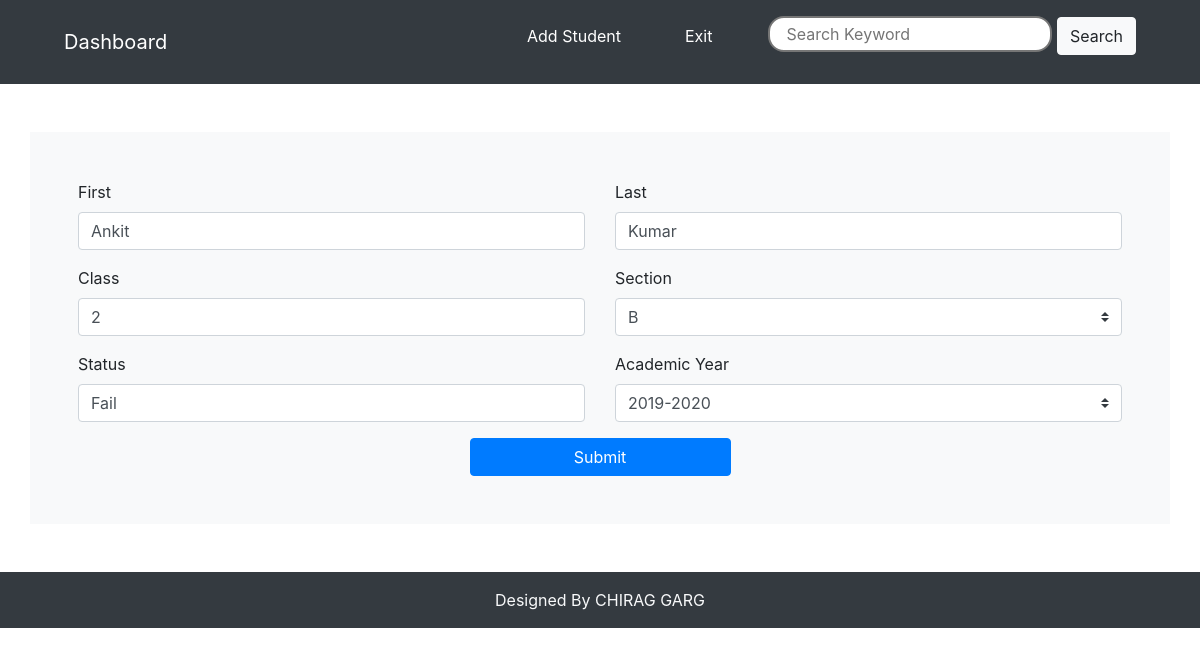
/all/update_student.php?student_id=42 (signed in), run on the app's committed database.
### tables this page shows
CREATE TABLE `student` (
  `student_id` int(255) NOT NULL,
  `student_first_name` varchar(255) NOT NULL,
  `student_last_name` varchar(255) NOT NULL,
  `student_class` varchar(255) NOT NULL,
  `student_section` varchar(255) NOT NULL,
  `student_academic_year` varchar(255) NOT NULL,
  `student_status` varchar(255) NOT NULL,
  `student_new_class` varchar(255) NOT NULL
);

### all/update_student.php (the view, shortened to what this page needs)
<?php include 'header.php';
include '../db.php';
$sid = $_GET['student_id'];
$select_qry = "SELECT * FROM student WHERE student_id = '$sid'";
$select_qry_run = mysqli_query($con,$select_qry);
$data = mysqli_fetch_assoc($select_qry_run);
?>
<div class="container bg-light p-5 my-5">
	<form method="post" action="update_student_details.php">
		<div class="row">
			<div class="col-md-6">
				<div class="form-group">
					<label>First</label>
					<input type="text" class="form-control" name="student_first_name" value="<?php echo $data['student_first_name'];?>" required>
				</div>
			</div>
			<div class="col-md-6">
				<div class="form-group">
					<label>Last</label>
					<input type="text" class="form-control" name="student_last_name" value="<?php echo $data['student_last_name'];?>" required>
				</div>
			</div>
		</div>
		<div class="row">
			<div class="col-md-6">
				<div class="form-group">
					<label>Class</label>
					<input type="text" class="form-control" name="student_new_class" value="<?php echo $data['student_class'];?>" required>
				</div>
			</div>
			<div class="col-md-6">
				<div class="form-group">
					<label>Section</label>
					<div class="input-group mb-3">
						<select class="custom-select" name="student_section">
							<option value="<?php echo $data['student_section'];?>"><?php echo $data['student_section'];?></option>
						</select>
					</div>
				</div>
			</div>
		</div>
		<div class="row">
			<div class="col-md-6">
				<div class="form-group">
					<label>Status</label>
					<input type="text" class="form-control" name="student_status" value="<?php echo $data['student_status'];?>" required>
				</div>
			</div>
			<div class="col-md-6">
				<div class="form-group">
					<label>Academic Year</label>
					<div class="input-group mb-3">
						<select class="custom-select" name="student_academic_year">
							<option value="<?php echo $data['student_academic_year'];?>"><?php echo $data['student_academic_year'];?></option>
						</select>
					</div>
				</div>
			</div>
		</div>
		<div class="text-center">
			<button type="submit" class="btn btn-primary w-25" name="submit">Submit</button>
		</div>
	</form>
</div>
<?php include 'footer.php';?>

### all/header.php (style rules this page uses)
input, select { background: #fff; color: rgb(59,59,59); border-radius: 1rem; border-style: solid; padding: 1rem; height: 2rem; outline: none; }

### data on the page
student: student_first_name "Ankit", student_last_name "Kumar", student_new_class "2", student_section "B", student_status "Fail", student_academic_year "2019-2020"
